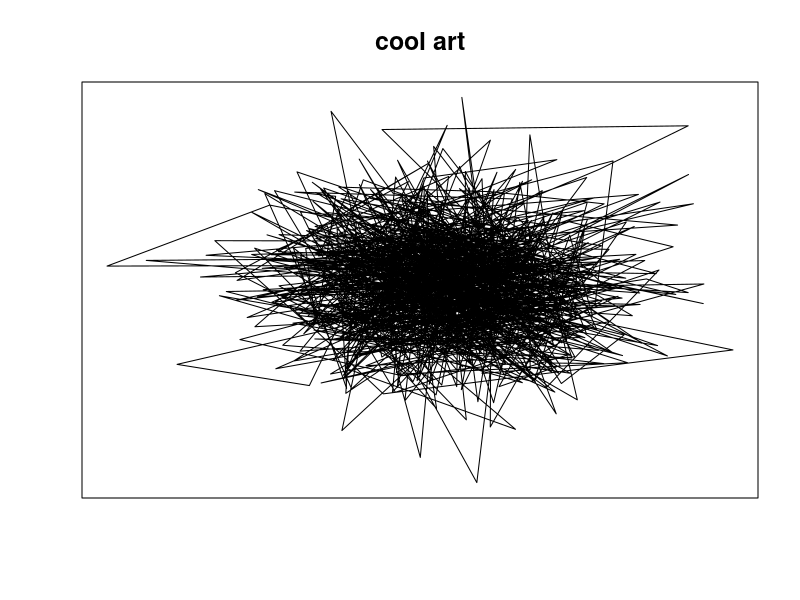

The R script that drew this image:
#Function which creates cool art 

make_art <- function(number, title) {
  set.seed(number)
  data <- rnorm(1000)
  data1 <- rnorm(1000)
  plot(data, data1, type="l", ylab = "", xlab = "", xaxt = "n", yaxt = "n")
  title(title, cex.main=1.5)
}

make_art(1204, "cool art")